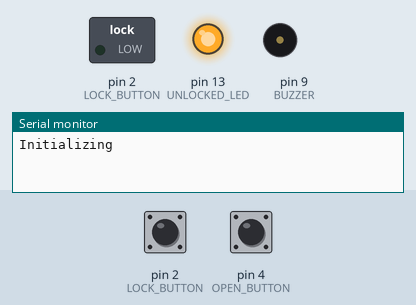
Bench run of a sketch on a simulated Arduino Uno, built with avr-gcc and run on an emulated ATmega328P. On the bench: switched loads named in the sketch (green lamp = pin HIGH), output pins drawn as LEDs (lit = HIGH), buzzer (waves = sounding), the last lines printed to the serial monitor. Inputs (shaded band) come from the test bench; at power-on: pin 4 (OPEN_BUTTON) LOW, pin 2 (LOCK_BUTTON) LOW.

Above: at 1.8 s.
1.9 s: pin 4 (OPEN_BUTTON) pulled HIGH for 0.6 s
At 2.9 s:
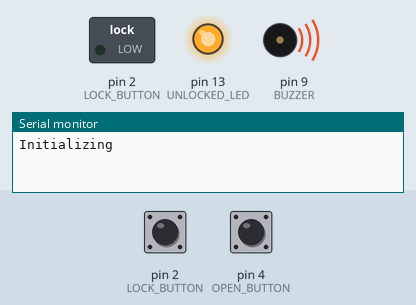
5.5 s: pin 2 (LOCK_BUTTON) pulled HIGH for 0.6 s
At 7.2 s:
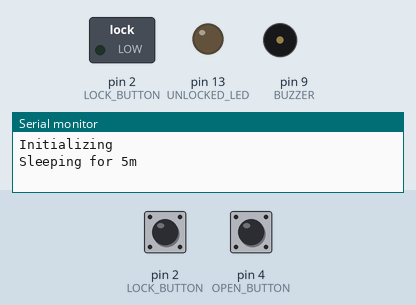
Timing chart, 0 to 8.7 s (numbered marks = the images above; inputs shaded):
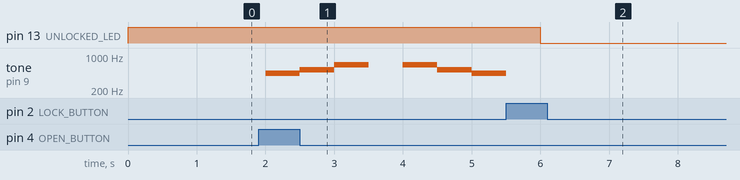

Measured:
- after the input at 1.9 s, tone on pin 9 (BUZZER): plays 440 Hz for 0.50 s, 523 Hz for 0.50 s, 659 Hz for 0.50 s, 659 Hz for 0.50 s, 523 Hz for 0.50 s, 440 Hz for 0.50 s, starting after 0.10 s
- after the input at 5.5 s, pin 13 (UNLOCKED_LED): HIGH → LOW after 0.50 s

The sketch:

TimedLock.ino
```cpp
#define UNLOCKED_LED   13
#define LOCK_PIN        7
#define LOCK_BUTTON     2
#define OPEN_BUTTON     4

#define LA 440
#define DO 523
#define MI 659

#define BUZZER          9

// Sleep time in minutes
#define SLEEP_TIME      5

int isLocked = 0;
int isOpen = 0;

void setup() {
  pinMode(UNLOCKED_LED, OUTPUT);
  pinMode(LOCK_PIN, OUTPUT);
  pinMode(BUZZER, OUTPUT);

  pinMode(LOCK_BUTTON, INPUT);
  pinMode(LOCK_PIN, INPUT);

  digitalWrite(UNLOCKED_LED, HIGH);
  digitalWrite(UNLOCKED_LED, HIGH);

  Serial.begin(115200);
  Serial.println("Initializing");
}

void loop() {
    int shouldLock = digitalRead(LOCK_BUTTON);
    int shouldOpen = digitalRead(OPEN_BUTTON);

    /*
    Serial.print("State:");
    Serial.print(" shouldLock? "); Serial.print(shouldLock);
    Serial.print(" shouldOpen? "); Serial.print(shouldOpen);
    Serial.println("");
    */

    if(shouldLock == HIGH) {
      lockFor(SLEEP_TIME);
    }
    if(shouldOpen == HIGH) {
      open();
    } else {
      close();
    }
    delay(500);
}

void lockFor(int sleepTime) {
    isLocked = 1;
    digitalWrite(UNLOCKED_LED, LOW);
    Serial.print("Sleeping for ");Serial.print(SLEEP_TIME);Serial.println("m");
    delay(sleepTime * 60000);
    isLocked = 0;
    digitalWrite(UNLOCKED_LED, HIGH);
}


void open() {
    pinMode(LOCK_BUTTON, HIGH);
    if(!isOpen) {
      tone(BUZZER, LA);
      delay(500);
      tone(BUZZER, DO);
      delay(500);
      tone(BUZZER, MI);
      delay(500);
    }
    noTone(BUZZER);
    isOpen = 1;
}


void close() {
    pinMode(LOCK_BUTTON, LOW);
    if(isOpen) {
      tone(BUZZER, MI);
      delay(500);
      tone(BUZZER, DO);
      delay(500);
      tone(BUZZER, LA);
      delay(500);
    }
    noTone(BUZZER);
    isOpen = 0;
}
```
